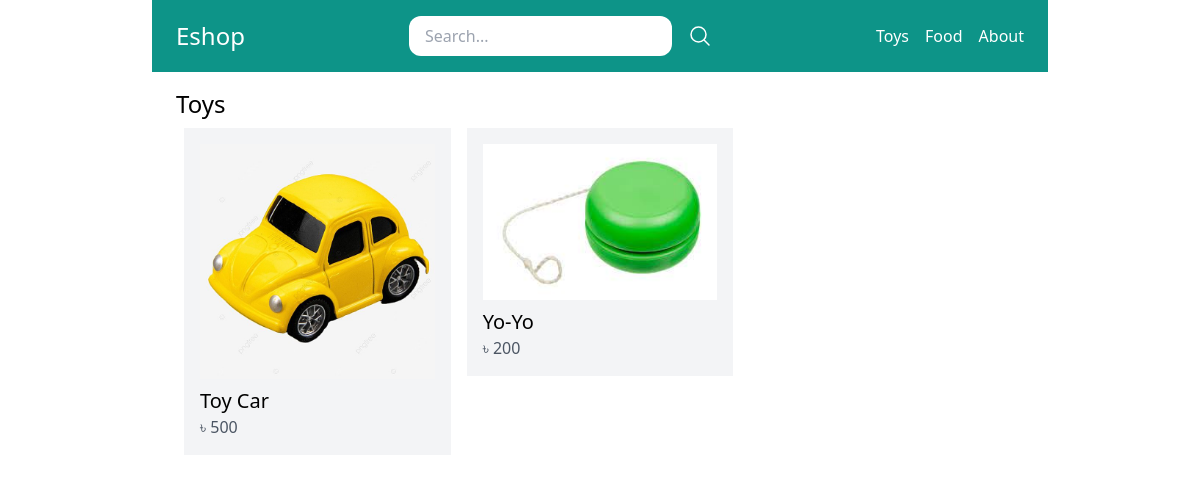
The app's page /product/toys/ with its own data.
### store/models.py (models this page shows, shortened)
class Category(models.Model):
	title = models.CharField(max_length=50)
	slug = models.SlugField(max_length=50)
	class Meta:
		verbose_name_plural = 'Categories'

class Product(models.Model):
	DRAFT = 'draft'
	WAITING_APPROVAL = 'waitingapproval'
	ACTIVE = 'active'
	DELETED = 'deleted'
	STATUS_CHOICES = {
		(DRAFT, 'Draft'),
		(WAITING_APPROVAL, 'Waiting approval'),
		(ACTIVE, 'Active'),
		(DELETED, 'Deleted'),
	}
	user = models.ForeignKey(User, related_name='products', on_delete=models.CASCADE)
	category = models.ForeignKey(Category, related_name='products', on_delete=models.CASCADE)
	title = models.CharField(max_length=50)
	slug = models.SlugField(max_length=50)
	description = models.TextField(blank=True)
	price = models.IntegerField()
	image = models.ImageField(upload_to='uploads/product_images/', blank=True, null=True)
	created_at = models.DateTimeField(auto_now_add=True)
	updated_at = models.DateTimeField(auto_now=True)
	status = models.CharField(max_length=50, choices=STATUS_CHOICES, default=ACTIVE)
	class Meta:
		ordering = ('-created_at',)

### store/views.py (the view)
# urls.py: path('product/<slug:slug>/', views.category_detail, name='category_detail'),
def category_detail(request, slug):
	category = get_object_or_404(Category, slug=slug)
	products = category.products.filter(status=Product.ACTIVE)
	return render(request, 'store/category_detail.html', {
		'category' : category,
		'products' : products,
		})

### store/templatetags/menu.py (called while the page is built)
@register.inclusion_tag('core/menu.html')
def menu():
	categories = Category.objects.all()
	return {'categories' : categories}

### store/templates/store/category_detail.html (shortened to what this page needs)
{% extends 'core/base.html' %}
{% block content %}
<h1 class="text-2xl">{{ category.title }}</h1>
{% include 'store/partials/products.html' %}
{% endblock %}

### core/templates/core/menu.html
{% for category in categories %}
	<a href="{% url 'category_detail' category.slug %}" class="text-white">{{ category.title }}</a>
{% endfor %}
<a href="{% url 'about' %}" class="text-white">About</a>

### store/templates/store/partials/products.html
<div class="flex flex-wrap">
	{% for product in products %}
	<div class="product w-1/3 p-2">
		<div class="p-4 bg-gray-100">
			<a href="{%  url 'product_detail' product.category.slug product.slug %}">
				{% if product.image %}
					<div class="image mb-2">
						<img src="{{ product.image.url }}" alt="Image of {{ product.title }}">
					</div>
				{% endif %}
			<h2 class="text-xl">{{ product.title }}</h2>
			<p class="text-s text-gray-600">৳ {{ product.price }} </p>
			</a>
		</div>
	</div>
	{% endfor %}
</div>

### records on screen
Category: title "Toys"
Category: title "Food"
Product: image (picture), title "Toy Car", price "500"
Product: image (picture), title "Yo-Yo", price "200"
